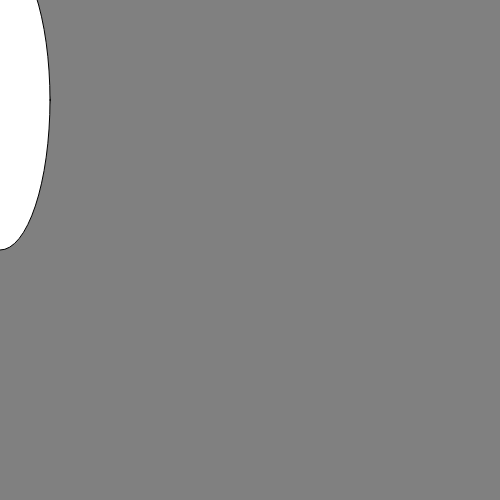
Frame 1 (no input)
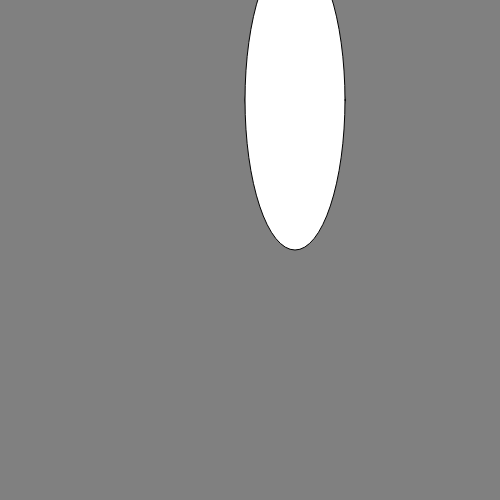
Frame 60 (no input)
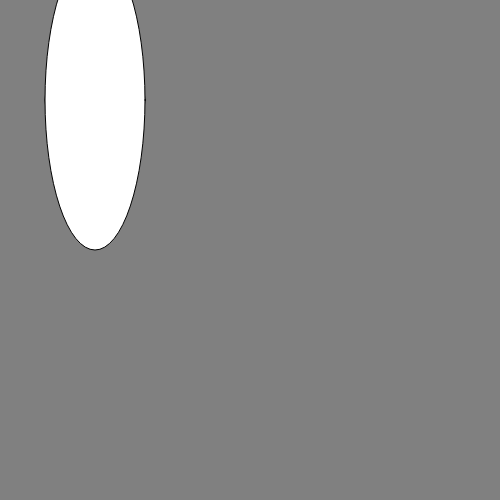
Frame 120 (the mouse pressed at the canvas centre since frame 60)

The p5.js sketch that drew these frames (run headless with seeded random() and noise() and a simulated clock; from frame 60 on, the mouse is pressed at the canvas centre):

// p5.js sketch
// ── sketch.js
let x=0;
function setup() {
  createCanvas(500, 500);
}

function draw() {
background('grey');
ellipse(x,100,100,100);
ellipse(x,100,100,300);
x=x+5;
if(x >= 500) {
  x=0;
}
}
